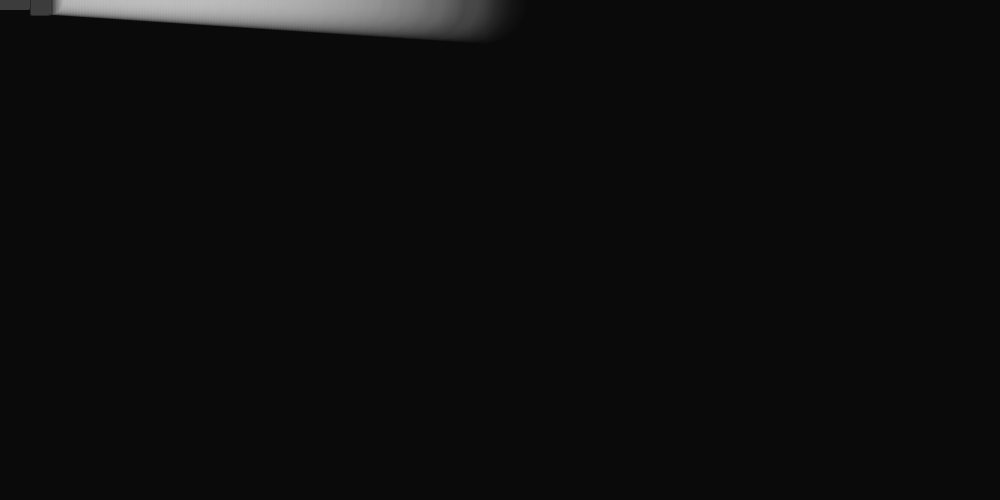
Frame 1 (no input)
Frame 60 (the mouse pressed at the canvas centre just before this capture): identical to frame 1, image omitted
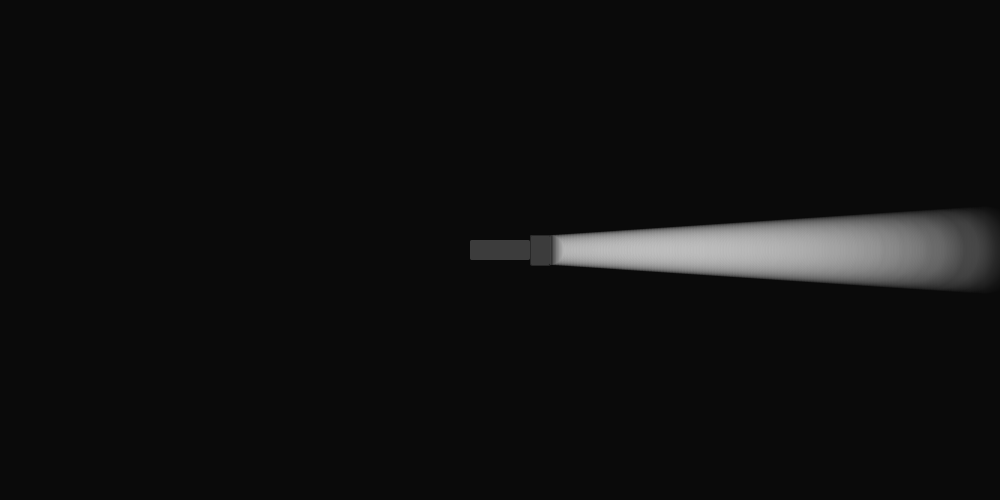
Frame 120 (the mouse held since frame 60 and released just before this capture)

The Processing sketch that drew these frames (run headless with seeded random() and noise(); from frame 60 on, the mouse is pressed at the canvas centre):

// Processing sketch: lanterna
// ── lanterna.pde
void setup() {
  size(1000, 500);
  initFlashlightVariables();
}

void draw() {
  background(10);
  
  drawFlashlight();
}

// ── flashlight.pde
int flashlightWidth;
int flashlightHeight;
int flashlightHeadWidth;
int flashlightHeadHeight;

float lightSize;

void initFlashlightVariables() {
  flashlightWidth = 60;
  flashlightHeight = 20;
  
  flashlightHeadWidth = 20;
  flashlightHeadHeight = 30;
  
  lightSize = 30;
}

void drawFlashlight() {
  fill(60);
  noStroke();
  rect(mouseX - flashlightWidth/2, mouseY - flashlightHeight/2, flashlightWidth, flashlightHeight, 2);  
  stroke(40);
  rect(mouseX + flashlightWidth/2, mouseY - flashlightHeadHeight/2, flashlightHeadWidth, flashlightHeadHeight, 2);
  
  drawLight();
}

void drawLight() {
  float lightX = mouseX + flashlightWidth/2 + flashlightHeadWidth;
  lightSize = 30;
  
  noStroke();
  for(float oppacity = 30; oppacity > 0; oppacity -= 0.1, lightX += 1.5, lightSize += 0.2) {
    fill(255, oppacity);
    arc(lightX, mouseY, lightSize, lightSize, PI+HALF_PI, PI+HALF_PI+PI);  
  }
}
